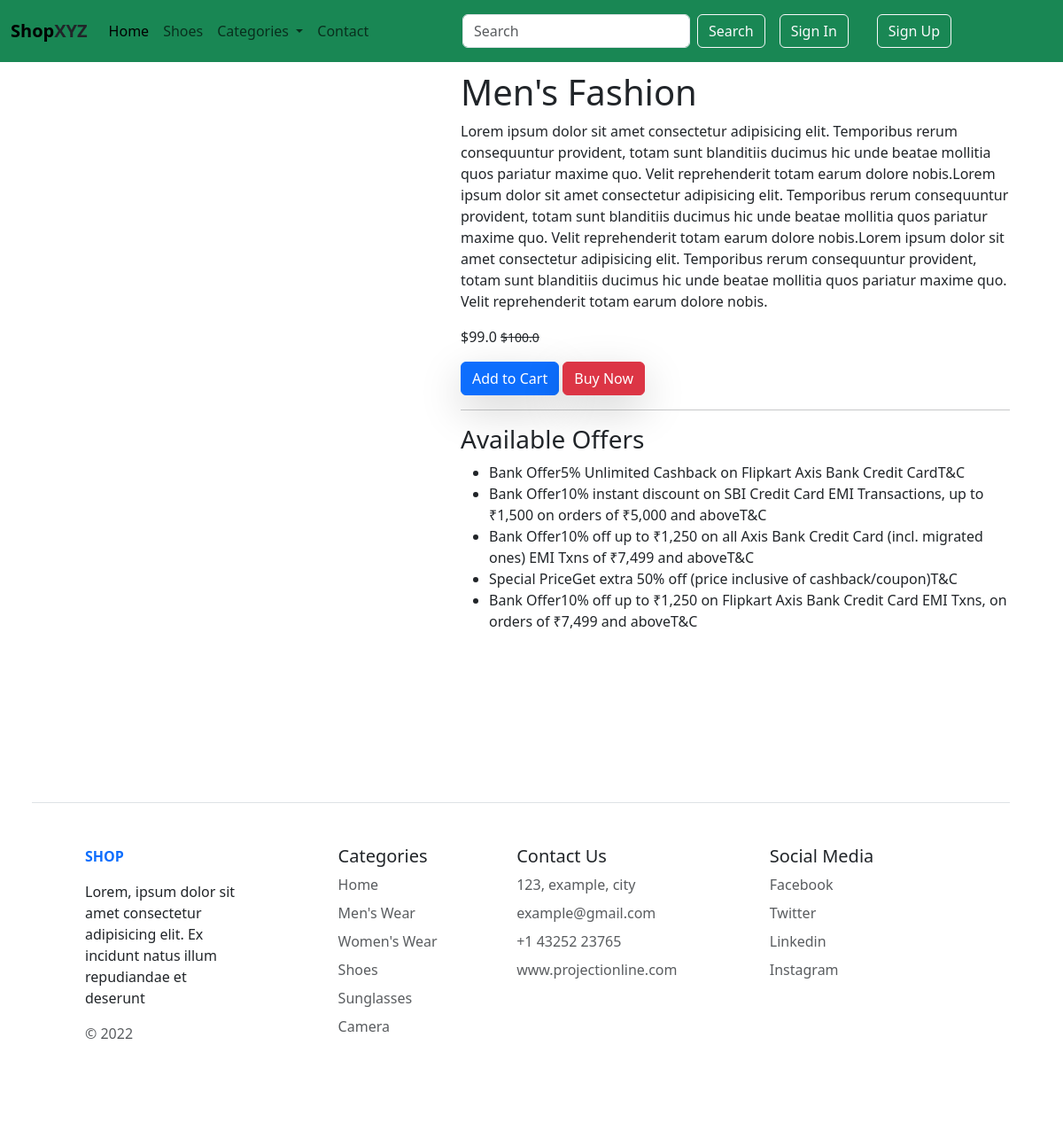
Page /details/2/ on the committed database.
### app/models.py (models this page shows, shortened)
class Product(models.Model):
    product_name = models.CharField(max_length=50)
    selling_price = models.FloatField()
    discounted_price = models.FloatField()
    description = models.TextField()
    category = models.CharField(choices=CATEGORY_CHOICES, max_length=3)
    brand = models.CharField(max_length=50)
    image = models.ImageField(upload_to='product-img')

### app/views.py (the view)
# urls.py: path('details/<int:id>/',views.ProductDetails.as_view(), name="details"),
class ProductDetails(View):
    def get(self, request ,id):
        product = Product.objects.get(pk = id)
        return render(request, 'productDetails.html', {'product':product})

### templates/productDetails.html (shortened to what this page needs)
{% extends "base.html" %}
{% block content %}
<section class="details">
        <div class="row m-5">
            <div class="col-md-5">
            </div>
            <div class="col">
                <h1>{{product.product_name}}</h1>
                <p>{{product.description}}</p>
                <p>${{product.discounted_price}}  <small class="text-decoration-line-through">${{product.selling_price}}</small>
                </p>
                <a href="{% url 'carts'  %}" class="btn shadow-lg btn-primary">Add to Cart</a>
                <a href="" class="btn-danger btn shadow-lg ">Buy Now</a>
                <hr>
                  <h3>Available Offers</h3>
                  <ul>
                    <li>
                      Bank Offer5% Unlimited Cashback on Flipkart Axis Bank Credit CardT&C
                    </li>
                    <li>
                      Bank Offer10% instant discount on SBI Credit Card EMI Transactions, up to ₹1,500 on orders of ₹5,000 and aboveT&C
                    </li>
                    <li>
                      Bank Offer10% off up to ₹1,250 on all Axis Bank Credit Card (incl. migrated ones) EMI Txns of ₹7,499 and aboveT&C
                    </li>
                    <li>
                      Special PriceGet extra 50% off (price inclusive of cashback/coupon)T&C
                    </li>
                    <li>
                      Bank Offer10% off up to ₹1,250 on Flipkart Axis Bank Credit Card EMI Txns, on orders of ₹7,499 and aboveT&C
                    </li>
                    </ul>
            </div>
        </div>
</section>
{% endblock content %}

### static/css/style.css (style rules this page uses)
section { margin: 10vh 0; }

### rows in the picture
Product: product_name "Men's Fashion", description "Lorem ipsum dolor sit amet consectetur adipisicing elit. Temporibus rerum consequuntur provident, totam sunt blanditiis ducimus hic unde beatae mollitia quos pariatur maxime quo. Velit reprehenderit totam earum dolore nobis.Lorem ipsum dolor sit amet consectetur adipisicing elit. Temporibus rerum consequuntur provident, totam sunt blanditiis ducimus hic unde beatae mollitia quos pariatur maxime quo. Velit reprehenderit totam earum dolore nobis.Lorem ipsum dolor sit amet consectetur adipisicing elit. Temporibus rerum consequuntur provident, totam sunt blanditiis ducimus hic unde beatae mollitia quos pariatur maxime quo. Velit reprehenderit totam earum dolore nobis.", discounted_price "99.0", selling_price "100.0"
